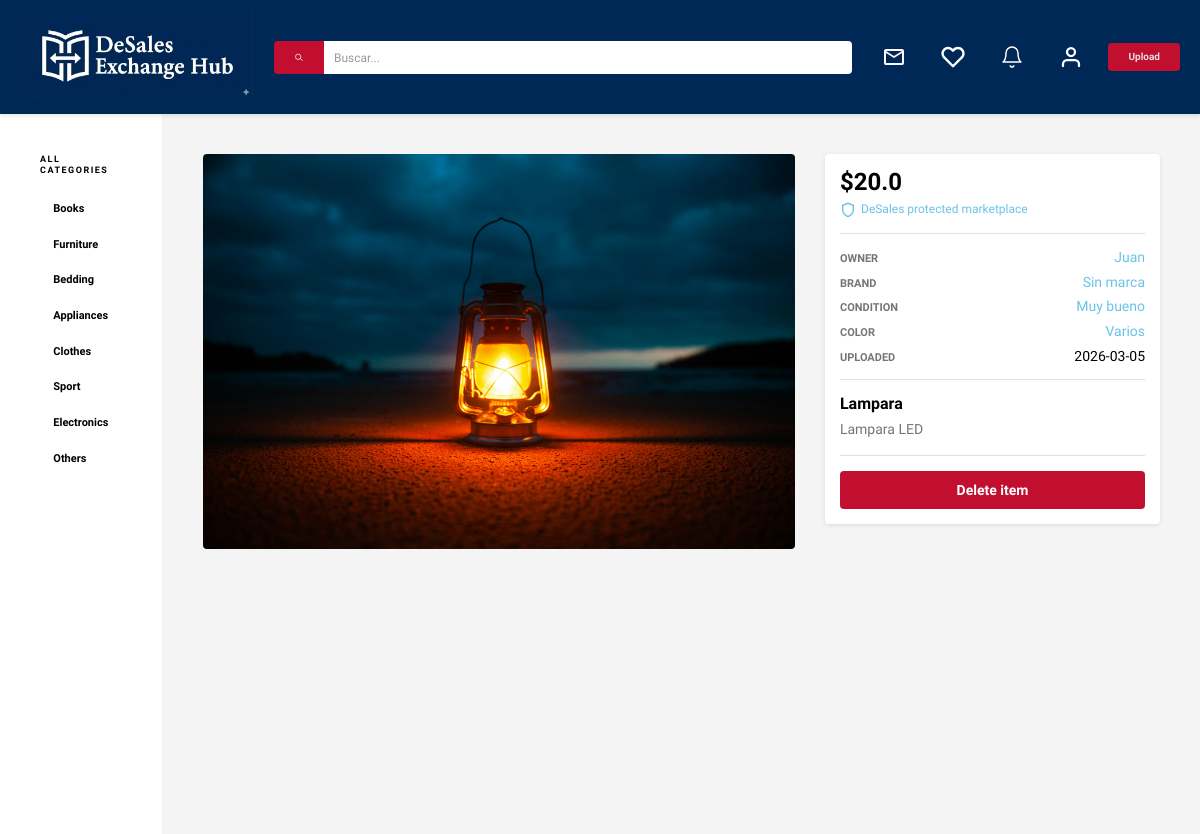
The page /item/2 (signed in) on the database as committed earlier.
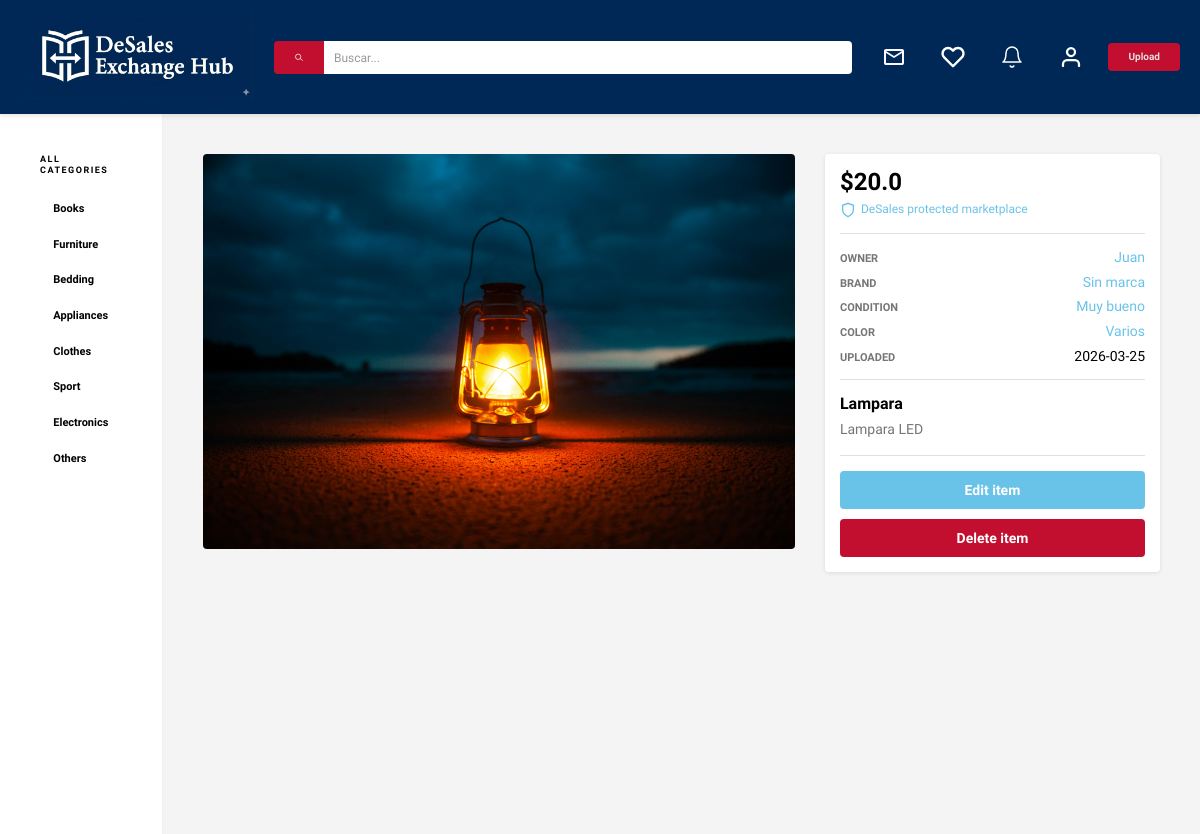
The same page on the database as committed later.
### models.py (models this page shows, shortened)
class ItemImage(db.Model):
    id = db.Column(db.Integer, primary_key=True)
    image_url = db.Column(db.String(200), nullable=False)
    item_id = db.Column(db.Integer, db.ForeignKey('item.id'), nullable=False)

class Item(db.Model):
    id = db.Column(db.Integer, primary_key = True, autoincrement = True)
    name = db.Column(db.String(50), nullable = False)
    description = db.Column(db.String(400), nullable = False)
    price = db.Column(db.Float, nullable = False)
    category = db.Column(db.String(20), nullable = False)
    created_at = db.Column(db.DateTime, nullable = False, default = db.func.current_timestamp())
    user_id = db.Column(db.Integer, db.ForeignKey('user.id'), nullable = False)
    estado = db.Column(db.String(20), nullable = False, default = "active")
    images = db.relationship('ItemImage', backref='item', lazy=True)
    favorited_by = db.relationship('User', secondary='favorite', back_populates='favorite_items', lazy=True)

class User(db.Model):
    id = db.Column(db.Integer, primary_key = True)
    username = db.Column(db.String(20), unique = False, nullable = False)
    email = db.Column(db.String(120), unique = True, nullable = False)
    password = db.Column(db.String(255), nullable = False)
    is_active = db.Column(db.Boolean, default=False, nullable=False)
    items = db.relationship('Item', backref = 'owner', lazy = True)
    favorite_items = db.relationship('Item', secondary='favorite', back_populates='favorited_by', lazy=True)
    country = db.Column(db.String(20), nullable = True, default = "")
    city = db.Column(db.String(20), nullable = True, default = "")
    description = db.Column(db.String(400), nullable = True, default = "")
    photo_url = db.Column(db.String(200), nullable = True, default = "")

### app.py (the view)
@app.route("/item/<int:item_id>")
def item(item_id):
    user = get_current_user_from_session()
    if not user:
        return redirect(url_for("login"))
    item = Item.query.get_or_404(item_id)
    similar_items = Item.query.filter_by(category=item.category).filter(Item.id != item.id).limit(10).all()
    favorite_item_ids = {favorite_item.id for favorite_item in user.favorite_items}
    return render_template('item.html', item=item, similar_items=similar_items, favorite_item_ids=favorite_item_ids)

### app.py (called while the page is built, shortened)
def get_current_user_from_session():
    user_id = session.get("user_id")
    if user_id is not None:
        user = db.session.get(User, user_id)
        if user:
            session["user_id"] = user.id
            session["username"] = user.username
            return user

### templates/item.html (shortened to what this page needs)
{% extends 'base.html' %}
{% block content %}
    <div class="item-contenido">
        <section class="item-main">
            <div class="item-detail-image-container">
                {% if item.images and item.images|length > 0 %}
                    <div class="carousel-container">
                        <div class="carousel-track">
                            {% for image in item.images %}
                                <div class="carousel-slide">
                                    <img class="item-detail-imagen" src="{{ url_for('static', filename=image.image_url) }}" alt="{{ item.name }} - Image {{ loop.index }}">
                                </div>
                            {% endfor %}
                        </div>
                    </div>
                {% endif %}
            </div>
        </section>
        <aside class="item-sidebar">
            <div class="item-details-card">
                <div class="item-price-box">
                    <h2 class="item-price">${{ item.price }}</h2>
                    <span class="item-protection-info">
                        <svg width="16" height="16" viewBox="0 0 24 24" fill="none" stroke="currentColor" stroke-width="2"><path d="M12 22s8-4 8-10V5l-8-3-8 3v7c0 6 8 10 8 10z"/></svg>
                        DeSales protected marketplace
                    </span>
                </div>
                <div class="divider"></div>
                <div class="item-specs">
                    <div class="spec-row">
                        <span class="spec-label">Owner</span>
                        <span class="spec-value action-text">{{ item.owner.username }}</span>
                    </div>
                    <div class="spec-row">
                        <span class="spec-label">Brand</span>
                        <span class="spec-value action-text">Sin marca</span>
                    </div>
                    <div class="spec-row">
                        <span class="spec-label">Condition</span>
                        <span class="spec-value action-text">Muy bueno</span>
                    </div>
                    <div class="spec-row">
                        <span class="spec-label">Color</span>
                        <span class="spec-value action-text">Varios</span>
                    </div>
                    <div class="spec-row">
                        <span class="spec-label">Uploaded</span>
                        <span class="spec-value">{{ item.created_at.strftime('%Y-%m-%d') }}</span>
                    </div>
                </div>
                <div class="divider"></div>
                <h1 class="item-title">{{ item.name }}</h1>
                <p class="item-description">{{ item.description }}</p>
                <div class="divider"></div>
                {% if item.owner.id != session['user_id'] %}
                    <div class="item-actions">
                        {% if item.estado|lower == 'active' %}
                            <form action="{{ url_for('comprar', item_id=item.id) }}" method="post">
                                <button class="btn btn-primary" type="submit">Purchase now</button>
                            </form>
                        {% else %}
                            <span class="btn btn-outline">Purchased</span>
                        {% endif %}
                        <a class="btn btn-outline">Make an offer</a>
                        <a class="btn btn-outline">Send a message</a>
                        <a class="btn btn-outline favorite-btn {% if item.id in favorite_item_ids %}active{% endif %}" data-item-id="{{ item.id }}" data-is-favorite="{% if item.id in favorite_item_ids %}true{% else %}false{% endif %}" data-favorite-text="true">
                            {% if item.id in favorite_item_ids %}Remove from favorites{% else %}Add to favorites{% endif %}
                        </a>
                    </div>
                {% else %}
                    <div class="item-actions">
                        {% if item.estado|lower == 'active' %}
                            <a href="{{url_for('edit_item', item_id=item.id)}}" class="btn btn-primary">Edit item</a>
                        {% endif %}
                        <a href="{{url_for('delete', item_id=item.id)}}" class="btn btn-rojo">Delete item</a>
                    </div>
                {% endif %}
            </div>
        </aside>
    </div>
{% endblock %}

### templates/base.html (shortened to what this page needs)
<!DOCTYPE html>
<html lang="en">
<head>
    <link rel="stylesheet" href="{{ url_for('static', filename='css/app.css') }}">
</head>
<body>
    <nav class="nav">
        <div class="nav-content">
            <a href="/dashboard" class="nav-logo">
                <img src="{{ url_for('static', filename='img/assets/DEH logo letras blanco.png') }}" alt="Desales Exchange Hub Logo">
            </a>
            <form action="" class="search-form">
                <button type="submit" class="search-btn">
                    <img src="{{ url_for('static', filename='img/assets/search-white-on-red.svg') }}" alt="Buscar">
                </button>
                <input type="text" placeholder="Buscar...">
            </form>
            <div class="nav-buttons">
                <a href="{{ url_for('messages') }}" class="nav-icon">
                    <img src="{{ url_for('static', filename='img/assets/mail.svg') }}" alt="Mensajes">
                </a>
                <a href="{{ url_for('favItems') }}" class="nav-icon">
                    <img src="{{ url_for('static', filename='img/assets/WhiteHeart.svg') }}" alt="Favoritos">
                </a>
                <a href="#" class="nav-icon">
                    <img src="{{ url_for('static', filename='img/assets/Bell.svg') }}" alt="Notificaciones">
                </a>
                <a href="{{ url_for('profile') }}" class="nav-icon">
                    <img src="{{ url_for('static', filename='img/assets/User.svg') }}" alt="Perfil">
                </a>
                <a href="{{ url_for('upload') }}" class="upload-button">Upload</a>
            </div>
        </div>
    </nav>
    <div class="layout-container">
        <aside class="sidebar">
            <div class="sidebar-header">
                <a class="sidebar-header-allCategories" href="{{ url_for('dashboard') }}">All Categories</a>
            </div>
            <div class="scroll-container">
                <ul class="lista-enlaces" id="categoryList">
                    <li><a class="filter-button" href="{{ url_for('dashboard', category='Books') }}">Books</a></li>
                    <li><a class="filter-button" href="{{ url_for('dashboard', category='Furniture') }}">Furniture</a></li>
                    <li><a class="filter-button" href="{{ url_for('dashboard', category='Bedding') }}">Bedding</a></li>
                    <li><a class="filter-button" href="{{ url_for('dashboard', category='Appliances') }}">Appliances</a></li>
                    <li><a class="filter-button" href="{{ url_for('dashboard', category='Clothes') }}">Clothes</a></li>
                    <li><a class="filter-button" href="{{ url_for('dashboard', category='Sport') }}">Sport</a></li>
                    <li><a class="filter-button" href="{{ url_for('dashboard', category='Electronics') }}">Electronics</a></li>
                    <li><a class="filter-button" href="{{ url_for('dashboard', category='Others') }}">Others</a></li>
                </ul>
            </div>
        </aside>
        <main class="main-content">
            {% block content %}
            {% endblock %}
        </main>
    </div>
</body>
</html>

Rows that differ between the two databases and show on the page:
changed Item "Lampara": created_at "2026-03-05" → "2026-03-25"; estado "Activo" → "active" (drawn)
Other text that changed with them:
text now shown: "Edit item"
